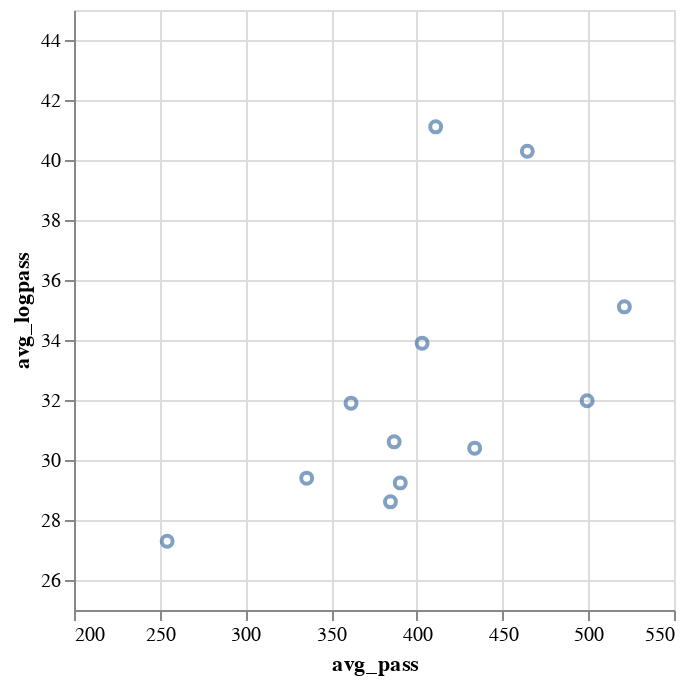

Notebook code cell kept with this figure:
### Code cell
alt.Chart(new_temp).mark_point().encode(
    x = alt.X('avg_pass').scale(domain= [200,550]),
    y = alt.Y('avg_logpass').scale(domain=[25, 45]),
    tooltip= '구단'
)

### Figure 1 — Vega-Lite specification as saved in the notebook (floating-point values rounded to 4 significant figures)
{"config": {"view": {"continuousWidth": 300, "continuousHeight": 300}}, "data": {"name": "data-6e75b069f11f273fab7cd40788dbbcd9"}, "mark": {"type": "point"}, "encoding": {"tooltip": {"field": "구단", "type": "nominal"}, "x": {"field": "avg_pass", "scale": {"domain": [200, 550]}, "type": "quantitative"}, "y": {"field": "avg_logpass", "scale": {"domain": [25, 45]}, "type": "quantitative"}}, "$schema": "https://vega.github.io/schema/vega-lite/v5.20.1.json", "datasets": {"data-6e75b069f11f273fab7cd40788dbbcd9": [{"구단": "울산", "패스 성공": 19800, "롱패스 성공": 1334, "avg_pass": 521.1, "avg_logpass": 35.11}, {"구단": "수원", "패스 성공": 14697, "롱패스 성공": 1163, "avg_pass": 386.8, "avg_logpass": 30.61}, {"구단": "포항", "패스 성공": 17648, "롱패스 성공": 1531, "avg_pass": 464.4, "avg_logpass": 40.29}, {"구단": "제주", "패스 성공": 15316, "롱패스 성공": 1288, "avg_pass": 403.1, "avg_logpass": 33.89}, {"구단": "전북", "패스 성공": 14832, "롱패스 성공": 1111, "avg_pass": 390.3, "avg_logpass": 29.24}, {"구단": "서울", "패스 성공": 18975, "롱패스 성공": 1215, "avg_pass": 499.3, "avg_logpass": 31.97}, {"구단": "대전", "패스 성공": 13741, "롱패스 성공": 1212, "avg_pass": 361.6, "avg_logpass": 31.89}, {"구단": "대구", "패스 성공": 9665, "롱패스 성공": 1037, "avg_pass": 254.3, "avg_logpass": 27.29}, {"구단": "인천", "패스 성공": 14615, "롱패스 성공": 1087, "avg_pass": 384.6, "avg_logpass": 28.61}, {"구단": "강원", "패스 성공": 12758, "롱패스 성공": 1117, "avg_pass": 335.7, "avg_logpass": 29.39}, {"구단": "광주", "패스 성공": 16482, "롱패스 성공": 1155, "avg_pass": 433.7, "avg_logpass": 30.39}, {"구단": "수원FC", "패스 성공": 15617, "롱패스 성공": 1562, "avg_pass": 411.0, "avg_logpass": 41.11}]}}
